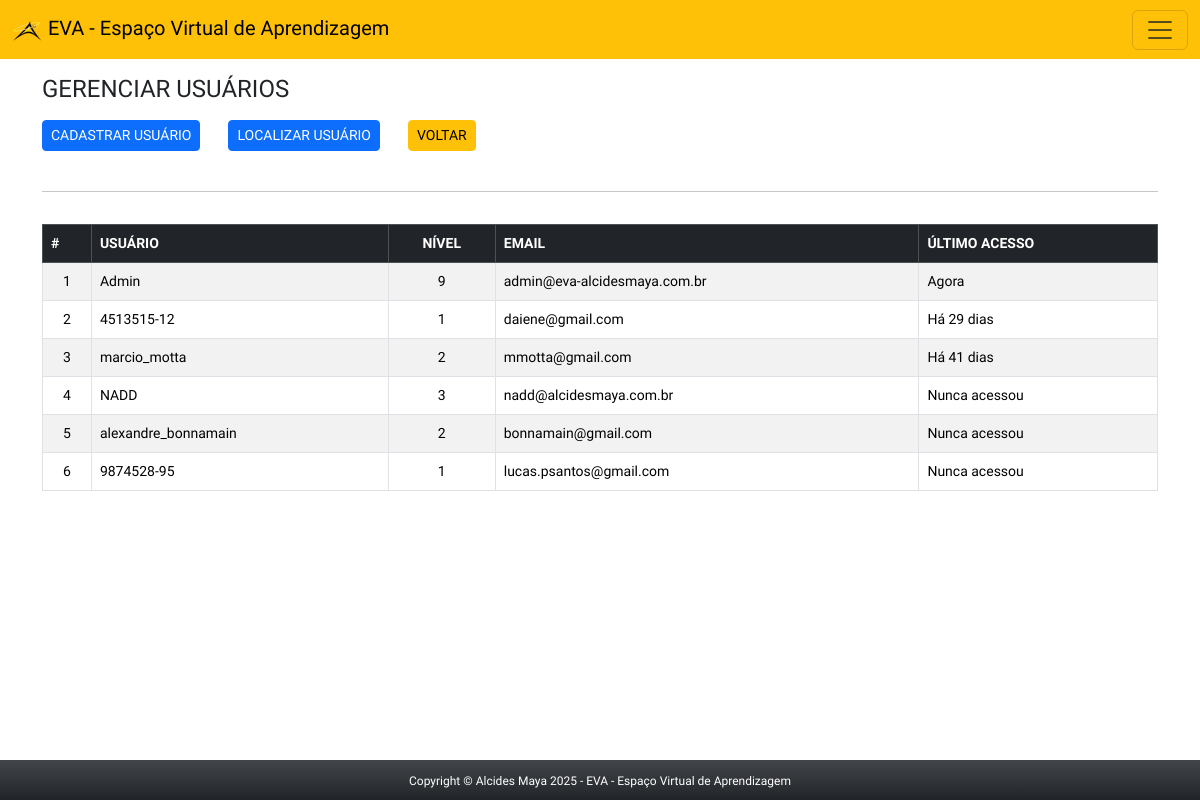
The page /app/view/adminUsers.php (signed in) on the database its author committed.
### tables this page shows
CREATE TABLE `usuarios` (
  `id_usuario` int(11) NOT NULL,
  `username` varchar(30) NOT NULL,
  `senha` varchar(128) DEFAULT '7B00348CD926B12509E4326E7E1AA6BC23C59D3621D0A9EC902E09A01C692ED6',
  `nivel` tinyint(1) DEFAULT '1',
  `email` varchar(90) NOT NULL,
  `avatar` varchar(128) DEFAULT 'avatar.png',
  `ultimo_login` timestamp NULL DEFAULT NULL,
  `data_criado` timestamp NOT NULL DEFAULT CURRENT_TIMESTAMP,
  `data_editado` timestamp NOT NULL DEFAULT CURRENT_TIMESTAMP ON UPDATE CURRENT_TIMESTAMP
);

### app/config/connect.php (called while the page is built, shortened)
<?php
abstract class Connect {
    private $servidor = 'localhost';
    private $user = 'root';
    private $pass = 'usbw';
    private $banco = 'eva';
    private function connect() {
        $this->conn = new PDO("mysql:host=$this->servidor;dbname=$this->banco", $this->user, $this->pass);
    }
}
?>

### app/model/usuario.php (called while the page is built, shortened)
<?php
require_once '../config/connect.php';
class Usuario extends Connect {
    private $tabela = 'usuarios';
    public function consultarUsuarios() {
        $sql = "SELECT id_usuario, username, nivel, email, ultimo_login FROM $this->tabela ORDER BY ultimo_login DESC";
        $stmt = $this->conn->prepare($sql);
        $stmt->execute();
        return $stmt->fetchAll(PDO::FETCH_ASSOC);
    }
}
?>

### app/view/adminUsers.php (the view, shortened to what this page needs)
<?php
        if(isset($_SESSION['logado']) && $_SESSION['logado'] == true && $_SESSION['nivel'] == 9 ){
?>
<!DOCTYPE html>
<html lang="pt-br">
<head>
    <link rel="stylesheet" href="css/style.css">
</head>
<body>
    <div class="container-full">
        <?php require_once 'headerAdmin.php'; ?>
        <section class="container main bg-white">
            <h4 class="my-3">GERENCIAR USUÁRIOS</h4>
            <button type="button" class="btn btn-sm btn-primary" data-bs-toggle="modal" data-bs-target="#cadUser">
                CADASTRAR USUÁRIO
             </button>
            <button type="button" class="btn btn-sm btn-primary ms-4" data-bs-toggle="modal" data-bs-target="#localiza">
                LOCALIZAR USUÁRIO
            </button>
            <a href="indexAdmin.php" class="btn btn-sm btn-warning ms-4">VOLTAR</a>
            <br>&nbsp;
            <hr class="pt-2 pb-2">
            <table class="table table-bordered table-striped">
                <thead class="table-dark">
                    <tr>
                        <th>
                            #
                        </th>
                        <th>
                            USUÁRIO
                        </th>
                        <th class='text-center'>
                            NÍVEL
                        </th>
                        <th>
                            EMAIL
                        </th>
                        <th>
                            ÚLTIMO ACESSO
                        </th>
                    </tr>
                </thead>
                <tbody>
                <?php
                      $usuario = new usuario();
                      $consulta = $usuario->consultarUsuarios();
                        $i = 1;
                      foreach($consulta as $linha){
                          $username = $linha['username'];
                          $nivel = $linha['nivel'];
                          $email = $linha['email'];
                          $ultimo_login = $linha['ultimo_login'];
                          $timestampAtual = time();
                          echo"
                          <tr>
                              <td class='text-center'>". $i++ ."</td>
                              <td>$username</td>
                              <td class='text-center'>$nivel</td>
                              <td>$email</td>";
                                      $dataHoraUltimoLogin = $ultimo_login;
                                      if (empty($dataHoraUltimoLogin)) {
                                          echo "<td>Nunca acessou</td>";
                                      } else {
                                          $timestampLogin = strtotime($dataHoraUltimoLogin); ;
                                          $diferenca = $timestampAtual - $timestampLogin; ;
                                          if ($diferenca < 60) {
                                              echo "<td>Agora</td>";
                                          } elseif ($diferenca < 3600) {
                                              $minutos = floor($diferenca / 60);
                                              echo "<td>Há $minutos minutos</td>";
                                          } elseif ($diferenca < 86400) {
                                              $horas = floor($diferenca / 3600);
                                              echo "<td>Há $horas horas<br></td>";
                                          } else {
                                              $dias = floor($diferenca / 86400);
                                              echo "<td>Há $dias dias</td>";
                                          }
                                      }
                          echo "</tr>";
                      }
                ?>
                </tbody>
            </table>
        </section>
        <?php require_once 'footer.php'; ?>
    </div>
</body>
</html>
<?php
    }else{
        header('Location: ../index.php');
    }
?>

### app/view/css/style.css (style rules this page uses)
body, * { font-family: 'Saira', sans-serif; font-optical-sizing: auto; font-style: normal; }
table { font-size: 14px; margin-bottom: 150px !important; }

### rows shown on the page
usuarios: username "Admin", nivel "9", email "admin@eva-alcidesmaya.com.br", shows "Agora"
usuarios: username "4513515-12", nivel "1", email "daiene@gmail.com"
usuarios: username "marcio_motta", nivel "2", email "mmotta@gmail.com"
usuarios: username "NADD", nivel "3", email "nadd@alcidesmaya.com.br", shows "Nunca acessou"
usuarios: username "alexandre_bonnamain", nivel "2", email "bonnamain@gmail.com", shows "Nunca acessou"
usuarios: username "9874528-95", nivel "1", email "lucas.psantos@gmail.com", shows "Nunca acessou"
